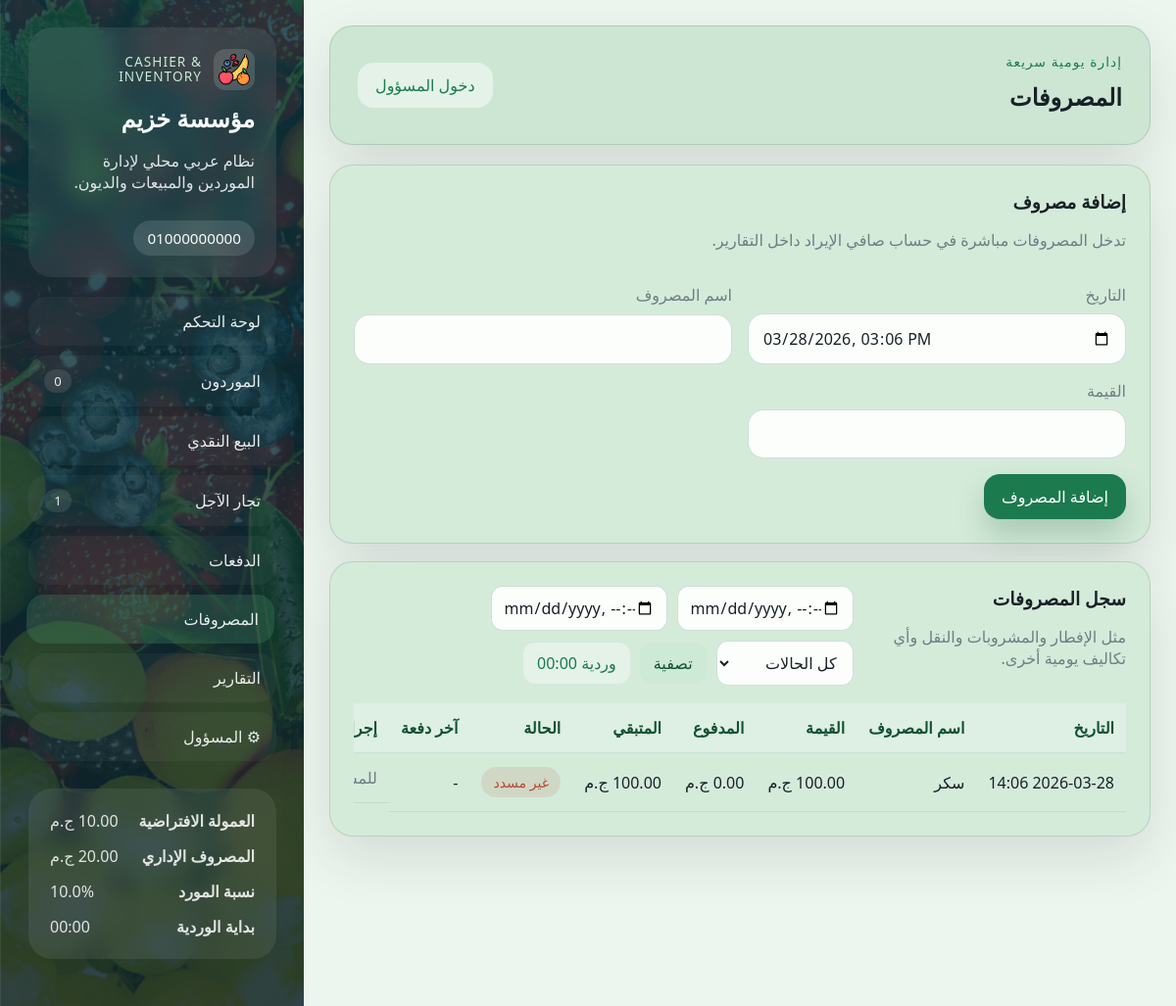
The page /expenses/ on the database its author committed.
### models/settings.py (models this page shows)
class Settings(Base):
    __tablename__ = "settings"
    id: Mapped[int] = mapped_column(Integer, primary_key=True)
    company_name: Mapped[str] = mapped_column(String(120), nullable=False)
    phone_number: Mapped[str] = mapped_column(String(255), nullable=False)
    commission_per_unit: Mapped[float] = mapped_column(Float, nullable=False, default=0.0)
    admin_expense: Mapped[float] = mapped_column(Float, nullable=False, default=0.0)
    supplier_profit_percentage: Mapped[float] = mapped_column(Float, nullable=False, default=0.0)
    shift_cutoff_time: Mapped[str] = mapped_column(String(5), nullable=False, default="00:00")
    admin_password: Mapped[str] = mapped_column(String(255), nullable=False)

### models/expense.py (models this page shows)
class Expense(Base):
    __tablename__ = "expenses"
    id: Mapped[int] = mapped_column(Integer, primary_key=True)
    date: Mapped[datetime] = mapped_column(DateTime, nullable=False, default=datetime.now)
    expense_name: Mapped[str] = mapped_column(String(120), nullable=False)
    amount: Mapped[float] = mapped_column(Float, nullable=False)
    paid_amount: Mapped[float] = mapped_column(Float, nullable=False, default=0)
    is_paid: Mapped[bool] = mapped_column(Boolean, nullable=False, default=False)
    paid_at: Mapped[datetime | None] = mapped_column(DateTime, nullable=True)
    @property
    def normalized_paid_amount(self) -> float:
        return round(min(max(float(self.paid_amount or 0), 0.0), float(self.amount or 0)), 2)
    @property
    def remaining_amount(self) -> float:
        return round(max(float(self.amount or 0) - self.normalized_paid_amount, 0.0), 2)
    @property
    def payment_status(self) -> str:
        if self.amount > 0 and self.remaining_amount <= 0:
            return "paid"
        if self.normalized_paid_amount > 0:
            return "partial"
        return "unpaid"

### routes/expense_routes.py (the view, shortened to what this page needs)
@expense_bp.route("/", methods=["GET", "POST"])
def expenses():
    db_session = get_session()
    edit_expense = None
    edit_id = parse_int(request.args.get("edit"))
    if edit_id:
        edit_expense = db_session.get(Expense, edit_id)
    date_from = request.args.get("date_from", "").strip()
    date_to = request.args.get("date_to", "").strip()
    status_filter = request.args.get("status", "").strip()
    expenses_query = db_session.query(Expense)
    expenses_query = apply_date_range(expenses_query, Expense.date, date_from or None, date_to or None)
    if status_filter == "paid":
        expenses_query = expenses_query.filter(Expense.paid_amount >= Expense.amount)
    elif status_filter == "partial":
        expenses_query = expenses_query.filter(Expense.paid_amount > 0, Expense.paid_amount < Expense.amount)
    elif status_filter == "unpaid":
        expenses_query = expenses_query.filter(Expense.paid_amount <= 0)
    expenses_list = expenses_query.order_by(Expense.date.desc(), Expense.id.desc()).all()
    context = {
        **build_base_context(db_session),
        "page_title": "المصروفات",
        "expenses_list": expenses_list,
        "edit_expense": edit_expense,
        "date_from": date_from,
        "date_to": date_to,
        "status_filter": status_filter,
    }
    return render_template("expenses.html", **context)

### models/__init__.py (called while the page is built)
def init_app(app):
    global engine
    database_uri = app.config["DATABASE_URI"]
    connect_args = {"check_same_thread": False} if database_uri.startswith("sqlite") else {}
    engine = create_engine(database_uri, future=True, connect_args=connect_args)
    SessionLocal.configure(bind=engine)
    from models.expense import Expense
    from models.inventory_allocation import InventoryAllocation
    from models.payment import Payment
    from models.retail_transaction import RetailTransaction
    from models.settings import Settings
    from models.special_retailer import SpecialRetailer
    from models.supplier import Supplier
    Base.metadata.create_all(bind=engine)
    ensure_sqlite_columns()
    @app.teardown_appcontext
    def shutdown_session(exception=None):
        SessionLocal.remove()

def get_session():
    return SessionLocal()

### utils/helpers.py (called while the page is built, shortened)
def parse_filter_datetime(value: str | None, end_of_day: bool = False) -> datetime | None:
    if not value:
        return None

def parse_int(value: str | None, default: int = 0) -> int:
    try:
        return int(value or default)
    except (TypeError, ValueError):
        return default

def currency_filter(value) -> str:
    return f"{float(value or 0):,.2f} ج.م"

def date_filter(value) -> str:
    if not value:
        return "-"
    if isinstance(value, datetime):
        return value.strftime("%Y-%m-%d %H:%M")
    return value.strftime("%Y-%m-%d")

def normalize_shift_cutoff_time(value: str | None, default: str = "00:00") -> str:
    normalized = (value or "").strip()
    try:
        parsed = datetime.strptime(normalized, "%H:%M")
        return parsed.strftime("%H:%M")
    except ValueError:
        return default

def current_shift_cutoff_range(cutoff_time: str | None, reference: datetime | None = None) -> dict[str, str]:
    now = reference or datetime.now()
    normalized_cutoff = normalize_shift_cutoff_time(cutoff_time)
    cutoff_clock = datetime.strptime(normalized_cutoff, "%H:%M").time()
    today_cutoff = datetime.combine(now.date(), cutoff_clock)
    if now >= today_cutoff:
        start = today_cutoff
        end = today_cutoff + timedelta(days=1) - timedelta(minutes=1)
    else:
        start = today_cutoff - timedelta(days=1)
        end = today_cutoff - timedelta(minutes=1)
    return {
        "cutoff": normalized_cutoff,
        "start": start.strftime("%Y-%m-%dT%H:%M"),
        "end": end.strftime("%Y-%m-%dT%H:%M"),
    }

def is_admin_logged_in() -> bool:
    return bool(session.get("admin_logged_in"))

### templates/expenses.html (shortened to what this page needs)
{% extends "base.html" %}
{% block content %}
<section class="content-grid single-wide">
    <article class="panel form-panel">
        <div class="panel-head">
            <div>
                <h3>{{ "تعديل مصروف" if edit_expense else "إضافة مصروف" }}</h3>
                <p>تدخل المصروفات مباشرة في حساب صافي الإيراد داخل التقارير.</p>
            </div>
        </div>
        <form class="form-grid" method="post">
            <label>
                <span>التاريخ</span>
                <input type="datetime-local" name="date" value="{{ edit_expense.date|datetime_input if edit_expense else now_string }}" required>
            </label>
            <label>
                <span>اسم المصروف</span>
                <input type="text" name="expense_name" value="{{ edit_expense.expense_name if edit_expense else '' }}" required>
            </label>
            <label>
                <span>القيمة</span>
                <input type="number" min="0.01" step="0.01" name="amount" value="{{ edit_expense.amount if edit_expense else '' }}" required>
            </label>
            <div class="form-actions full-width">
                <button class="btn btn-primary" type="submit">{{ "حفظ التعديل" if edit_expense else "إضافة المصروف" }}</button>
            </div>
        </form>
    </article>
    <article class="panel">
        <div class="panel-head">
            <div>
                <h3>سجل المصروفات</h3>
                <p>مثل الإفطار والمشروبات والنقل وأي تكاليف يومية أخرى.</p>
            </div>
            <form class="inline-form" method="get">
                <input type="datetime-local" name="date_from" value="{{ date_from }}">
                <input type="datetime-local" name="date_to" value="{{ date_to }}">
                <select name="status">
                    <option value="">كل الحالات</option>
                </select>
                <button class="btn btn-secondary" type="submit">تصفية</button>
            </form>
        </div>
        <div class="table-wrap records-scroll">
            <table>
                <thead>
                    <tr>
                        <th>التاريخ</th>
                        <th>اسم المصروف</th>
                        <th>القيمة</th>
                        <th>المدفوع</th>
                        <th>المتبقي</th>
                        <th>الحالة</th>
                        <th>آخر دفعة</th>
                        <th>إجراءات</th>
                    </tr>
                </thead>
                <tbody>
                    {% for expense in expenses_list %}
                        <tr>
                            <td>{{ expense.date|date_ar }}</td>
                            <td>{{ expense.expense_name }}</td>
                            <td>{{ expense.amount|currency }}</td>
                            <td>{{ expense.normalized_paid_amount|currency }}</td>
                            <td>{{ expense.remaining_amount|currency }}</td>
                            <td>
                                <span class="status {{ expense.payment_status }}">
                                    {{ "مدفوع" if expense.payment_status == "paid" else ("مدفوع جزئياً" if expense.payment_status == "partial" else "غير مسدد") }}
                                </span>
                            </td>
                            <td>{{ expense.paid_at|date_ar if expense.paid_at else "-" }}</td>
                            <td class="actions-cell">
                                {% if is_admin %}
                                    {% if expense.payment_status != "paid" %}
                                        <form class="expense-pay-form" method="post" action="{{ url_for('expenses.pay_expense', expense_id=expense.id) }}">
                                            <input type="hidden" name="next" value="{{ request.full_path if request.query_string else request.path }}">
                                            <input type="number" min="0.01" max="{{ expense.remaining_amount }}" step="0.01" name="payment_amount" placeholder="دفعة" required>
                                            <button class="btn btn-small btn-secondary" type="submit">سداد جزئي</button>
                                        </form>
                                        <form method="post" action="{{ url_for('expenses.confirm_expense_payment', expense_id=expense.id) }}">
                                            <input type="hidden" name="next" value="{{ request.full_path if request.query_string else request.path }}">
                                            <button class="btn btn-small btn-secondary" type="submit" data-confirm="تأكيد سداد باقي المصروف؟">سداد كامل</button>
                                        </form>
                                    {% endif %}
                                    <a class="btn btn-small btn-ghost" href="{{ url_for('expenses.expenses', edit=expense.id) }}">تعديل</a>
                                    <form method="post" action="{{ url_for('expenses.delete_expense', expense_id=expense.id) }}">
                                        <button class="btn btn-small btn-danger" type="submit" data-confirm="هل تريد حذف المصروف؟">حذف</button>
                                    </form>
                                {% else %}
                                    <span class="muted">للمسؤول فقط</span>
                                {% endif %}
                            </td>
                        </tr>
                    {% else %}
                        <tr><td colspan="8" class="empty-state">لا توجد مصروفات مسجلة.</td></tr>
                    {% endfor %}
                </tbody>
            </table>
        </div>
    </article>
</section>
{% endblock %}

### templates/base.html (shortened to what this page needs)
<!doctype html>
<html lang="ar" dir="rtl">
<head>
    <link rel="stylesheet" href="{{ url_for('static', filename='css/style.css') }}">
</head>
<body
    data-shift-cutoff="{{ shift_cutoff_range.cutoff }}"
    data-shift-start="{{ shift_cutoff_range.start }}"
    data-shift-end="{{ shift_cutoff_range.end }}"
>
    <div class="page-shell">
        <aside class="sidebar">
            <div class="brand-card">
                <div class="brand-kicker-row">
                    <img class="brand-logo" src="{{ url_for('static', filename='fruitsIcon.png') }}" alt="شعار النظام">
                    <span class="brand-kicker">Cashier & Inventory</span>
                </div>
                <h1>{{ settings.company_name }}</h1>
                <p>نظام عربي محلي لإدارة الموردين والمبيعات والديون.</p>
                <div class="brand-meta-stack">
                    {% for phone in phone_numbers %}
                        <div class="meta-pill">{{ phone }}</div>
                    {% endfor %}
                </div>
            </div>
            <nav class="nav-links">
                <a class="{{ 'active' if request.endpoint == 'admin.dashboard' else '' }}" href="{{ url_for('admin.dashboard') }}">لوحة التحكم</a>
                <a class="{{ 'active' if request.endpoint == 'suppliers.suppliers' else '' }}" href="{{ url_for('suppliers.suppliers') }}">الموردون <span>{{ nav_badges.open_suppliers }}</span></a>
                <a class="{{ 'active' if request.endpoint == 'retail.retail' else '' }}" href="{{ url_for('retail.retail') }}">البيع النقدي</a>
                <a class="{{ 'active' if request.endpoint == 'special_retailers.special_retailers' else '' }}" href="{{ url_for('special_retailers.special_retailers') }}">تجار الآجل <span>{{ nav_badges.unpaid_retailers }}</span></a>
                <a class="{{ 'active' if request.endpoint == 'payments.payments' else '' }}" href="{{ url_for('payments.payments') }}">الدفعات</a>
                <a class="{{ 'active' if request.endpoint == 'expenses.expenses' else '' }}" href="{{ url_for('expenses.expenses') }}">المصروفات</a>
                <a class="{{ 'active' if request.endpoint == 'admin.reports' else '' }}" href="{{ url_for('admin.reports') }}">التقارير</a>
                <a class="{{ 'active' if request.endpoint in ['admin.admin_panel', 'admin.login'] else '' }}" href="{{ url_for('admin.admin_panel' if is_admin else 'admin.login') }}">&#9881; المسؤول</a>
            </nav>
            <div class="settings-card sidebar-spacer">
                <div>
                    <strong>العمولة الافتراضية</strong>
                    <span>{{ settings.commission_per_unit|currency }}</span>
                </div>
                <div>
                    <strong>المصروف الإداري</strong>
                    <span>{{ settings.admin_expense|currency }}</span>
                </div>
                <div>
                    <strong>نسبة المورد</strong>
                    <span>{{ settings.supplier_profit_percentage }}%</span>
                </div>
                <div>
                    <strong>بداية الوردية</strong>
                    <span>{{ settings.shift_cutoff_time }}</span>
                </div>
            </div>
        </aside>
        <main class="main-content">
            <header class="topbar">
                <div>
                    <span class="topbar-label">إدارة يومية سريعة</span>
                    <h2>{{ page_title or "نظام الكاشير" }}</h2>
                </div>
                <div class="topbar-actions">
                    {% if is_admin %}
                        <form method="post" action="{{ url_for('admin.logout') }}">
                            <button class="btn btn-ghost" type="submit">تسجيل الخروج</button>
                        </form>
                    {% else %}
                        <a class="btn btn-ghost" href="{{ url_for('admin.login') }}">دخول المسؤول</a>
                    {% endif %}
                </div>
            </header>
            {% block content %}{% endblock %}
        </main>
    </div>
</body>
</html>

### rows shown on the page
Settings: company_name "مؤسسة خزيم", phone_number "01000000000", commission_per_unit "10.00 ج.م", admin_expense "20.00 ج.م", supplier_profit_percentage "10.0", shift_cutoff_time "00:00"
Expense: date "2026-03-28 14:06", expense_name "سكر", amount "100.00 ج.م", normalized_paid_amount "0.00 ج.م", remaining_amount "100.00 ج.م", amount+paid_amount "غير مسدد", paid_at "-"

### other values the page prints
{{ nav_badges.open_suppliers }} "0"
{{ nav_badges.unpaid_retailers }} "1"
{{ page_title or "نظام الكاشير" }} "المصروفات"
{{ "تعديل مصروف" if edit_expense else "إضافة مصروف" }} "إضافة مصروف"
{{ "حفظ التعديل" if edit_expense else "إضافة المصروف" }} "إضافة المصروف"
